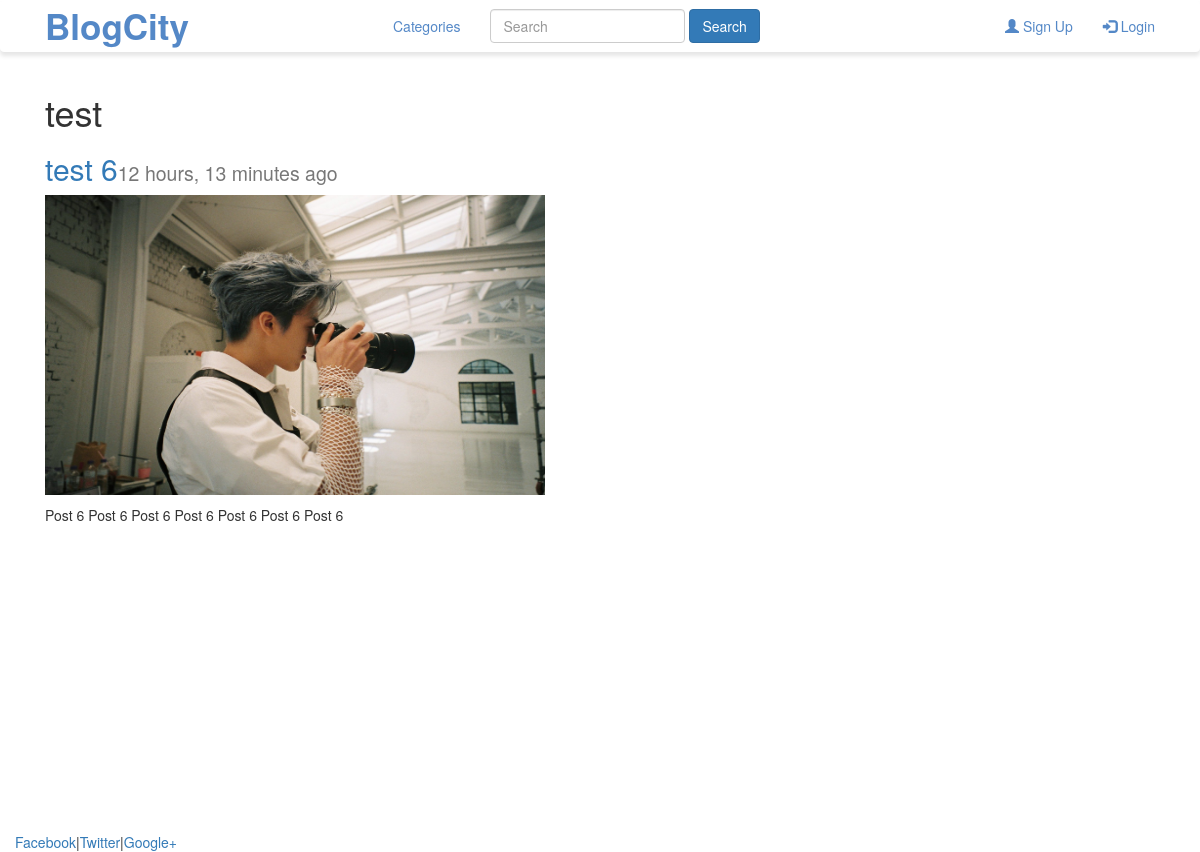
The page /blog/category/test/ on the database as committed earlier.
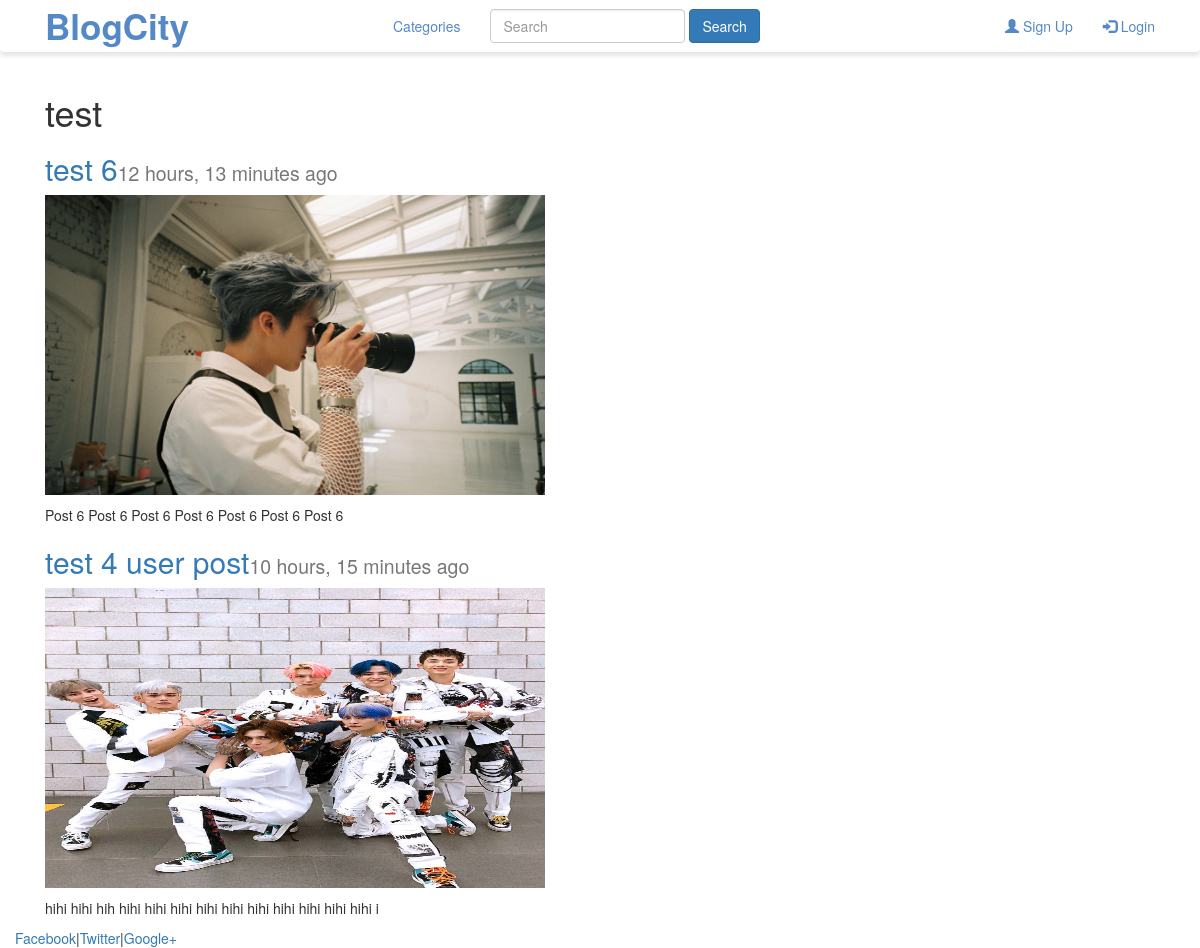
The same page on the database as committed later.
### blog/models.py (models this page shows, shortened)
class Category(models.Model):
    name = models.CharField(max_length=200)
    def __str__(self):
        return self.name

class Post(models.Model):
    title = models.CharField(max_length=100)
    body = models.TextField(blank=True, null=True)
    image = models.ImageField(null = True, blank=True, upload_to="images/post/")
    author = models.ForeignKey(User, on_delete=models.CASCADE)
    date = models.DateTimeField(auto_now=False, auto_now_add=True)
    updated = models.DateTimeField(auto_now=True, auto_now_add=False)
    category = models.ForeignKey(Category,on_delete=models.CASCADE)
    snippet = models.CharField(max_length=255,default="Click to link to read post!!")
    likes = models.ManyToManyField(User, related_name='blog_posts', null=True)
    def get_absolute_url(self):
        return reverse("post_detail", kwargs={"pk": self.pk})

### blog/views.py (the view)
# urls.py: path('category/<str:cats>/', views.CategoryView, name="category"),
def CategoryView(request, cats):
    cats = cats.replace('-',' ')
    category = Category.objects.get(name=cats)
    category_post = Post.objects.filter(category=category.id)
    context = {
        'category' : category,
        'category_post' : category_post,
    }
    return render(request, 'blog/category.html', context)

### blog/templates/blog/category.html (shortened to what this page needs)
{% extends 'pages/base.html' %}
{% block content %}
    {% if category %}
        <h1> {{ category }} </h1>
        {% for post in category_post  %}
            <h2><a href=" {{ post.get_absolute_url }}">  {{post.title}}</a><small>{{post.date|timesince}} ago</small></h2>
            {% if post.image %}
                <img src="{{post.image.url}}" width="500px" height="300px"/>
            {% endif %}
            <p>{{ post.body|safe|linebreaks|truncatechars:200 }}</p>
        {% endfor %}
    {% else %}
        <h1> Sorry, this category is not exist</h1>
    {% endif %}
{% endblock content %}

### home/templates/pages/base.html (shortened to what this page needs)
<!DOCTYPE html>
<html>
<head>
    {% load static %}
   <link rel="stylesheet" href="https://maxcdn.bootstrapcdn.com/bootstrap/3.4.1/css/bootstrap.min.css">
   <link rel="stylesheet" href="{% static 'css/base.css' %}" type="text/css">
</head>
<body>
    <header class="main-navbar">
        <nav class="navbar navbar-inverse">
            <div class="container">
            <div class="container-fluid">
                <div class="navbar-header" style=" width: 30%;">
                    <a class="navbar-brand" href="#">BlogCity</a>
                </div>
                <ul class="nav navbar-nav">
                {% if cat_menu %}
                    <li class="dropdown">
                        <a class="dropdown-toggle" data-toggle="dropdown" role="button" aria-haspopup="true" aria-expanded="false">Categories <span class="caret"></span></a>
                        <ul class="dropdown-menu">
                            {% for item in cat_menu %}
                                <li><a href="{% url 'category' item|slugify %}">{{ item }}</a></li>
                            {% endfor %}
                        </ul>
                    </li>
                {% else %}
                    <li><a href="{% url 'category_list' %}">Categories</a></li>
                {% endif %}
                </ul>
                <div class="navbar-expand-sm">
                    <form class="navbar-form navbar-left" method="GET">
                        <input type="text" class="form-control" placeholder="Search" name="q" />
                        <button type="submit" class="btn btn-primary">Search</button>
                    </form>
                </div>
                {% if user.is_authenticated %}
                    <div class="nav navbar-right navbar-nav" style="display: none">
                        <img class="account-picture" src="{% static 'images/haechan.jpeg' %}" alt="account avatar"/>
                    </div>
                    <div class="nav navbar-right navbar-nav"> {{ user.username}}|<a href="{% url 'logout' %}">Log out </a> </div>
                {% else %}
                    <ul class="nav navbar-nav navbar-right">
                        <li><a href="{% url 'register' %}"><span class="glyphicon glyphicon-user"></span> Sign Up</a></li>
                        <li><a href="{% url 'login' %}"><span class="glyphicon glyphicon-log-in"></span> Login</a></li>
                    </ul>
                {% endif %}
            </div>
            </div>
        </nav>
    </header>
   <div class="container-fluid" style="min-height:95%">
        <div class="container">
            <div class="col-md-9">
            {% block content %}
            {% endblock content%}
            </div>
        </div>
    </div>
   <footer>
        <div class="container-fluid">
            <a href="#">Facebook</a>|<a href="#">Twitter</a>|<a href="#">Google+</a>
        </div>
    </footer>
</body>
</html>

### home/static/css/base.css (style rules this page uses)
.navbar-inverse { background-color: #ffffff; box-shadow: 0 4px 4px 0 rgba(0,0,0,.1); border-color: #ffffff; }
.navbar-inverse .navbar-nav>li>a { color: #5488c7; }
.navbar-inverse .navbar-brand { color: #5488c7; font-size: 35px; font-weight: bold; width: 100%; }

### home/templates/pages/base.html (style rules this page uses)
html, body { height:100%; }

Rows that differ between the two databases and show on the page:
added Post: title "test 4 user post", date "10 hours, 15 minutes", image (picture), body "hihi hihi hih hihi hihi hihi hihi hihi hihi hihi hihi hihi hihi i"
